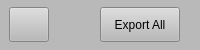
     <widget class="QFrame" name="HeaderPanel">
      <property name="minimumSize">
       <size>
        <width>0</width>
        <height>50</height>
       </size>
      </property>
      <property name="maximumSize">
       <size>
        <width>16777215</width>
        <height>50</height>
       </size>
      </property>
      <property name="styleSheet">
       <string notr="true">background-color: rgb(185, 185, 185);</string>
      </property>
      <property name="frameShape">
       <enum>QFrame::NoFrame</enum>
      </property>
      <property name="frameShadow">
       <enum>QFrame::Raised</enum>
      </property>
      <layout class="QHBoxLayout" name="horizontalLayout_2">
       <property name="spacing">
        <number>0</number>
       </property>
       <property name="leftMargin">
        <number>0</number>
       </property>
       <property name="topMargin">
        <number>0</number>
       </property>
       <property name="rightMargin">
        <number>0</number>
       </property>
       <property name="bottomMargin">
        <number>0</number>
       </property>
       <item alignment="Qt::AlignLeft|Qt::AlignVCenter">
        <widget class="QFrame" name="HeadLeftPanel">
         <property name="styleSheet">
          <string notr="true"/>
         </property>
         <property name="frameShape">
          <enum>QFrame::NoFrame</enum>
         </property>
         <property name="frameShadow">
          <enum>QFrame::Raised</enum>
         </property>
         <layout class="QHBoxLayout" name="horizontalLayout_3">
          <property name="spacing">
           <number>6</number>
          </property>
          <property name="leftMargin">
           <number>9</number>
          </property>
          <property name="topMargin">
           <number>0</number>
          </property>
          <property name="rightMargin">
           <number>0</number>
          </property>
          <property name="bottomMargin">
           <number>0</number>
          </property>
          <item>
           <widget class="QPushButton" name="SaveProjectButtonTBar">
            <property name="minimumSize">
             <size>
              <width>35</width>
              <height>35</height>
             </size>
            </property>
            <property name="text">
             <string/>
            </property>
            <property name="icon">
             <iconset resource="../resources.qrc">
              <normaloff>:/icons/save.svg</normaloff>:/icons/save.svg</iconset>
            </property>
           </widget>
          </item>
         </layout>
        </widget>
       </item>
       <item>
        <spacer name="horizontalSpacer">
         <property name="orientation">
          <enum>Qt::Horizontal</enum>
         </property>
         <property name="sizeHint" stdset="0">
          <size>
           <width>40</width>
           <height>20</height>
          </size>
         </property>
        </spacer>
       </item>
       <item alignment="Qt::AlignRight">
        <widget class="QFrame" name="HeaderRightPanel">
         <property name="styleSheet">
          <string notr="true"/>
         </property>
         <property name="frameShape">
          <enum>QFrame::NoFrame</enum>
         </property>
         <property name="frameShadow">
          <enum>QFrame::Raised</enum>
         </property>
         <layout class="QHBoxLayout" name="horizontalLayout_4">
          <property name="leftMargin">
           <number>0</number>
          </property>
          <property name="topMargin">
           <number>0</number>
          </property>
          <property name="rightMargin">
           <number>20</number>
          </property>
          <property name="bottomMargin">
           <number>0</number>
          </property>
          <item alignment="Qt::AlignVCenter">
           <widget class="QPushButton" name="ExportProjectButtonTbar">
            <property name="minimumSize">
             <size>
              <width>70</width>
              <height>35</height>
             </size>
            </property>
            <property name="text">
             <string>Export All</string>
            </property>
            <property name="icon">
             <iconset resource="../resources.qrc">
              <normaloff>:/icons/external-link.svg</normaloff>:/icons/external-link.svg</iconset>
            </property>
           </widget>
          </item>
         </layout>
        </widget>
       </item>
      </layout>
     </widget>
